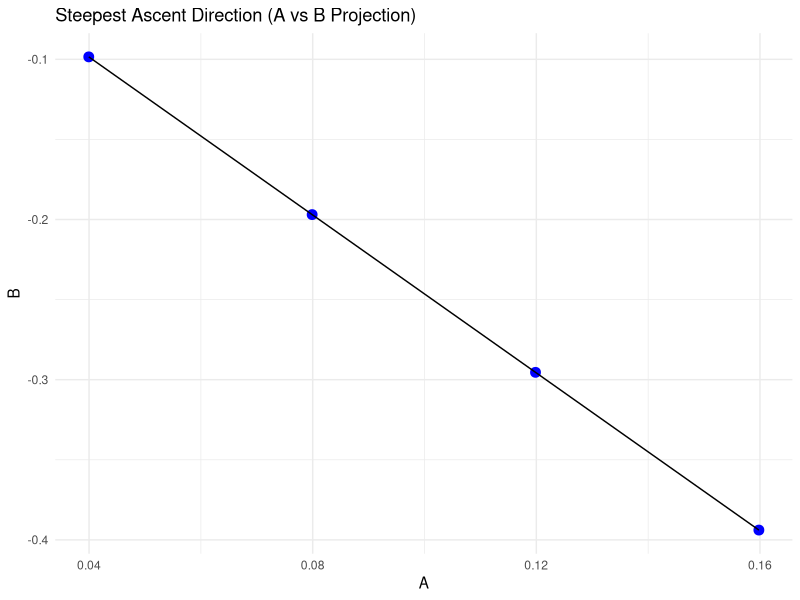

Recreate this plot in R.
# 1. Load experimental data
cat("\n========== LOADING EXPERIMENTAL DATA ==========\n")
data <- data.frame(
  A = c(
    -1,  1, -1,  1, -1,  1, -1,  1,
    -1,  1, -1,  1, -1,  1, -1,  1,
    -1,  1, -1,  1, -1,  1, -1,  1,
    -1,  1, -1,  1, -1,  1, -1,  1,
     0,  0,  0,  0
  ),
  B = c(
    -1, -1,  1,  1, -1, -1,  1,  1,
    -1, -1,  1,  1, -1, -1,  1,  1,
    -1, -1,  1,  1, -1, -1,  1,  1,
    -1, -1,  1,  1, -1, -1,  1,  1,
     0,  0,  0,  0
  ),
  C = c(
    -1, -1, -1, -1,  1,  1,  1,  1,
    -1, -1, -1, -1,  1,  1,  1,  1,
    -1, -1, -1, -1,  1,  1,  1,  1,
    -1, -1, -1, -1,  1,  1,  1,  1,
     0,  0,  0,  0
  ),
  D = c(
    -1, -1, -1, -1, -1, -1, -1, -1,
     1,  1,  1,  1,  1,  1,  1,  1,
    -1, -1, -1, -1, -1, -1, -1, -1,
     1,  1,  1,  1,  1,  1,  1,  1,
     0,  0,  0,  0
  ),
  E = c(
    -1, -1, -1, -1, -1, -1, -1, -1,
    -1, -1, -1, -1, -1, -1, -1, -1,
     1,  1,  1,  1,  1,  1,  1,  1,
     1,  1,  1,  1,  1,  1,  1,  1,
     0,  0,  0,  0
  ),
  Y = c(
    1123, 1786, 1786, 1359,  982, 1458, 1451, 2180,
    3348, 3055, 2509, 2917, 4328, 3969, 2932, 4167,
    4093, 4517, 4755, 4316, 7066, 5871, 5477, 5774,
    4190, 4413, 4264, 4100, 6935, 6467, 5306, 5960,
    5134, 5157, 4653, 4834
  )
)
cat("Data loaded successfully. Total observations:", nrow(data), "\n")

# 2. Fit first-order model
cat("\n========== FITTING FIRST-ORDER MODEL ==========\n")
first_order_model <- lm(Y ~ A + B + C + D + E, data = data)
summary(first_order_model)


# =======================================================

# 3bis. Prueba formal de falta de ajuste usando puntos centrales
cat("\n========== FORMAL LACK OF FIT TEST ==========\n")

# Creamos un factor que identifica si el punto es central o factorial
data$tipo <- ifelse(rowSums(abs(data[, c("A","B","C","D","E")])) == 0, "central", "factorial")

# Ajustamos el modelo incluyendo el tipo para estimar el error puro (réplicas)
model_lackfit <- lm(Y ~ A + B + C + D + E, data = data)
anova_lackfit <- anova(model_lackfit)

# Ahora calculamos la suma de cuadrados de falta de ajuste y error puro

# Suma de cuadrados del error total (residual del modelo)
SSE <- sum(resid(model_lackfit)^2)

# Suma de cuadrados del error puro (variación dentro de los puntos centrales)
pure_error <- var(data$Y[data$tipo == "central"]) * (length(data$Y[data$tipo == "central"]) - 1)

# Grados de libertad del error puro
df_pure_error <- length(data$Y[data$tipo == "central"]) - 1

# Suma de cuadrados de falta de ajuste
SSLOF <- SSE - pure_error

# Grados de libertad de falta de ajuste
df_LOF <- model_lackfit$df.residual - df_pure_error

# Estadístico F para falta de ajuste
F_LOF <- (SSLOF / df_LOF) / (pure_error / df_pure_error)

# Valor p
p_LOF <- pf(F_LOF, df_LOF, df_pure_error, lower.tail = FALSE)

cat("Suma de cuadrados falta de ajuste:", SSLOF, "\n")
cat("Grados de libertad falta de ajuste:", df_LOF, "\n")
cat("Suma de cuadrados error puro:", pure_error, "\n")
cat("Grados de libertad error puro:", df_pure_error, "\n")
cat("Estadístico F falta de ajuste:", F_LOF, "\n")
cat("Valor p falta de ajuste:", p_LOF, "\n")

if (p_LOF < 0.05) {
  cat("=> Existe evidencia significativa de falta de ajuste. Modelo de primer orden NO es adecuado.\n")
} else {
  cat("=> No existe evidencia significativa de falta de ajuste. Modelo de primer orden adecuado.\n")
}


# =======================================================


# 3. Lack of fit test
cat("\n========== LACK OF FIT TEST ==========\n")
library(car)
cat("Running ANOVA to check global significance...\n")
Anova(first_order_model, type="II")


# 4. Calculate steepest ascent direction
cat("\n========== STEEPEST ASCENT DIRECTION ==========\n")
coefficients <- coef(first_order_model)[-1] # exclude intercept
base_step <- 1 / max(abs(coefficients))
direction <- coefficients * base_step
cat("Model coefficients (excluding intercept):\n")
print(coefficients)
cat("\nSteepest ascent direction:\n")
print(direction)


# 5. Generate steepest ascent points
cat("\n========== GENERATING STEEPEST ASCENT POINTS ==========\n")
steepest_points <- data.frame(
  A = 0 + direction["A"] * 1:4,
  B = 0 + direction["B"] * 1:4,
  C = 0 + direction["C"] * 1:4,
  D = 0 + direction["D"] * 1:4,
  E = 0 + direction["E"] * 1:4
)
cat("Steepest ascent points:\n")
print(steepest_points)


# 6. Plot steepest ascent path
cat("\n========== PLOTTING STEEPEST ASCENT PATH ==========\n")
library(ggplot2)
plot <- ggplot(steepest_points, aes(x = A, y = B)) +
  geom_point(size=3, color="blue") +
  geom_path() +
  theme_minimal() +
  labs(title="Steepest Ascent Direction (A vs B Projection)")
print(plot)
cat("Plot generated successfully.\n")
